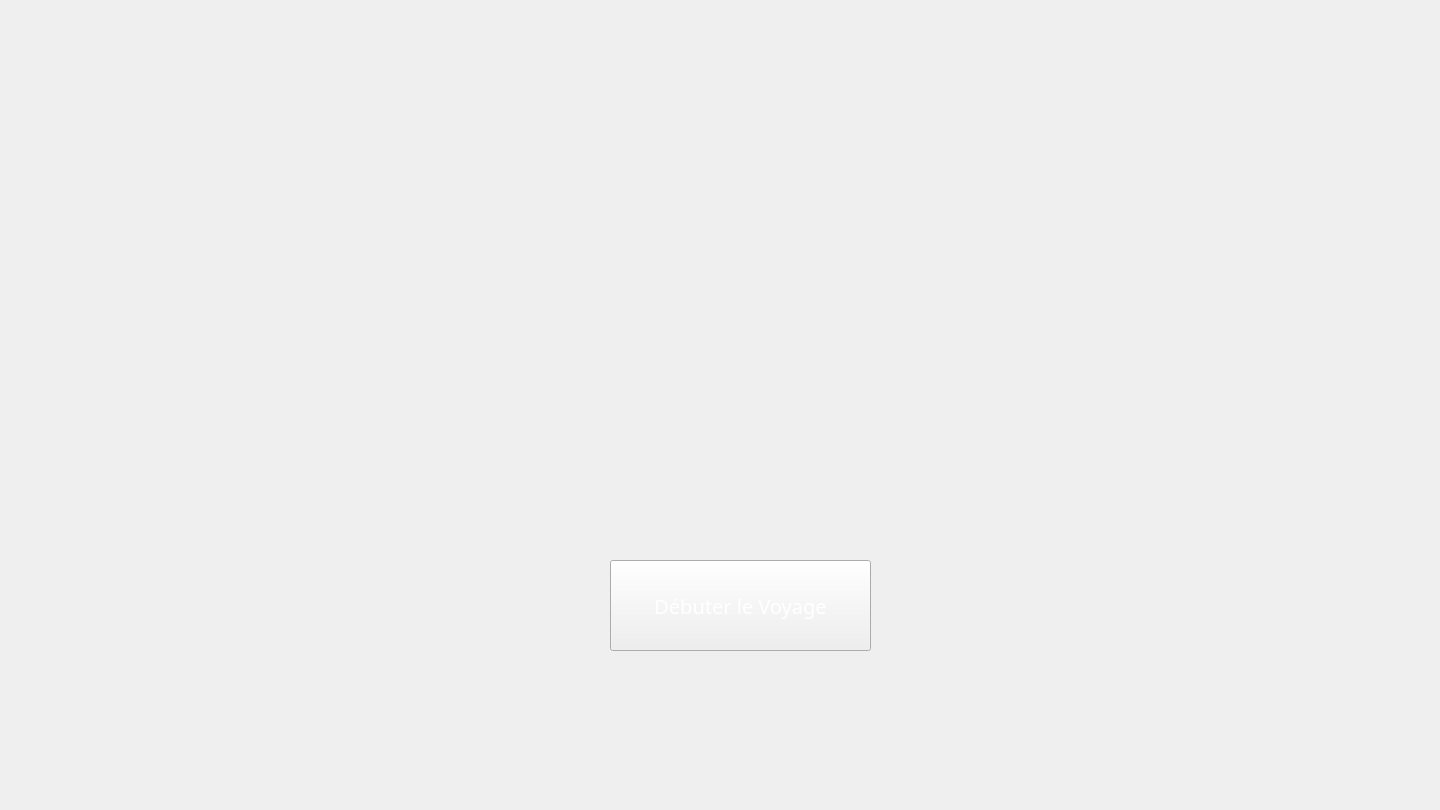
<?xml version="1.0" encoding="UTF-8"?>
<ui version="4.0">
 <class>MainWindow</class>
 <widget class="QMainWindow" name="MainWindow">
  <property name="geometry">
   <rect>
    <x>0</x>
    <y>0</y>
    <width>1440</width>
    <height>810</height>
   </rect>
  </property>
  <property name="minimumSize">
   <size>
    <width>1440</width>
    <height>810</height>
   </size>
  </property>
  <property name="maximumSize">
   <size>
    <width>1440</width>
    <height>810</height>
   </size>
  </property>
  <property name="font">
   <font>
    <pointsize>145</pointsize>
   </font>
  </property>
  <property name="windowTitle">
   <string>Sahri, l'enfant du désert</string>
  </property>
  <property name="windowIcon">
   <iconset resource="res.qrc">
    <normaloff>:/images/Images/SahriColor.png</normaloff>:/images/Images/SahriColor.png</iconset>
  </property>
  <property name="styleSheet">
   <string notr="true">background: url(&quot;:images/Images/Plan de travail 1&quot;);</string>
  </property>
  <widget class="QWidget" name="centralWidget">
   <widget class="QPushButton" name="DebuterVoyage">
    <property name="geometry">
     <rect>
      <x>610</x>
      <y>560</y>
      <width>261</width>
      <height>91</height>
     </rect>
    </property>
    <property name="font">
     <font>
      <family>Impact</family>
      <pointsize>15</pointsize>
     </font>
    </property>
    <property name="cursor">
     <cursorShape>PointingHandCursor</cursorShape>
    </property>
    <property name="styleSheet">
     <string notr="true">color: white;</string>
    </property>
    <property name="text">
     <string>Débuter le Voyage</string>
    </property>
   </widget>
  </widget>
 </widget>
 <layoutdefault spacing="6" margin="11"/>
 <resources>
  <include location="res.qrc"/>
 </resources>
 <connections/>
</ui>
